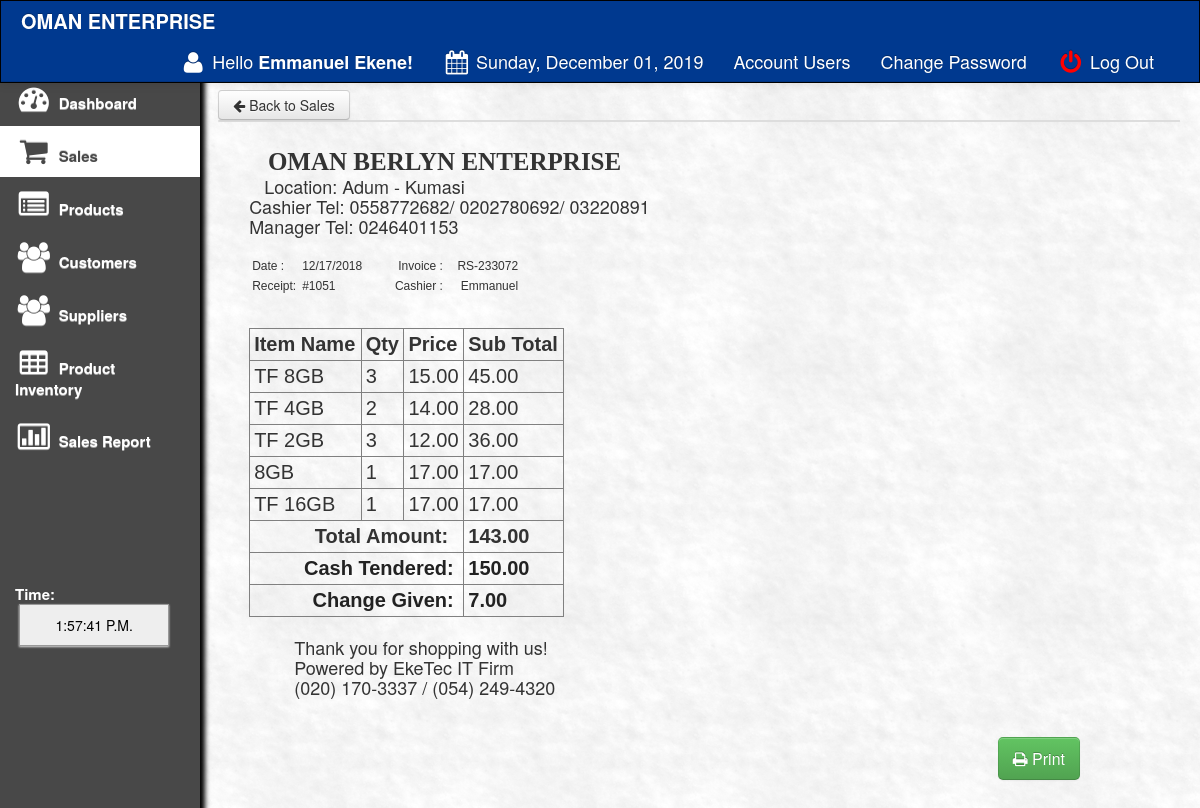
Screenshot of /main/preview.php?invoice=RS-233072 (signed in) with the database file from the repository.
### tables this page shows
CREATE TABLE `sales` (
  `transaction_id` int(11) NOT NULL AUTO_INCREMENT,
  `invoice_number` varchar(100) NOT NULL,
  `cashier` varchar(100) NOT NULL,
  `date` varchar(100) NOT NULL,
  `type` varchar(100) NOT NULL,
  `amount` varchar(100) NOT NULL,
  `profit` varchar(100) NOT NULL,
  `due_date` varchar(100) NOT NULL,
  `name` varchar(100) NOT NULL,
  `balance` varchar(100) NOT NULL,
  `mobilemoney` varchar(100) NOT NULL,
  PRIMARY KEY (`transaction_id`)
);

CREATE TABLE `sales_order` (
  `transaction_id` int(11) NOT NULL AUTO_INCREMENT,
  `invoice` varchar(100) NOT NULL,
  `product` varchar(100) NOT NULL,
  `qty` varchar(100) NOT NULL,
  `amount` varchar(100) NOT NULL,
  `profit` varchar(100) NOT NULL,
  `product_code` varchar(150) NOT NULL,
  `gen_name` varchar(200) NOT NULL,
  `name` varchar(200) NOT NULL,
  `price` varchar(100) NOT NULL,
  `discount` varchar(100) NOT NULL,
  `date` varchar(100) NOT NULL,
  PRIMARY KEY (`transaction_id`)
);

### helpers/helpers.php (called while the page is built, shortened)
<?php
function has_permission($permission = 'admin'){
   global $user_data;
   $permissions = explode(',', $user_data['permissions']);
   if(in_array($permission,$permissions,true)){
        return true;
    }
        return false;
}
?>

### main/preview.php (the view, shortened to what this page needs)
<?php
  require_once '../core/inti.php';
 ?>
<!DOCTYPE html>
<html>
<head>
 <link href="css/bootstrap.css" rel="stylesheet">
    <link rel="stylesheet" type="text/css" href="css/DT_bootstrap.css">
  <link rel="stylesheet" href="css/font-awesome.min.css">
    <link href="css/bootstrap-responsive.css" rel="stylesheet">
<link href="../style.css" media="screen" rel="stylesheet" type="text/css" />
<link href="src/facebox.css" media="screen" rel="stylesheet" type="text/css" />
<?php
$invoice=$_GET['invoice'];
include('../connect.php');
$result = $db->prepare("SELECT * FROM sales WHERE invoice_number= :userid");
$result->bindParam(':userid', $invoice);
$result->execute();
for($i=0; $row = $result->fetch(); $i++){
$invoice=$row['invoice_number'];
$date=$row['date'];
$cash=$row['due_date'];
$transaction_id=$row['transaction_id'];
$pt=$row['type'];
$am=$row['amount'];
if($pt=='cash'){
$cash=$row['due_date'];
$amount=$cash-$am;
}
}
?>
<?php
function createRandomPassword() {
	$chars = "003232303232023232023456789";
	$i = 0;
	$pass = '' ;
	while ($i <= 7) {
		$num = rand() % 33;
		$tmp = substr($chars, $num, 1);
		$pass = $pass . $tmp;
		$i++;
	}
	return $pass;
}
$finalcode='RS-'.createRandomPassword();
?>
<body>
<?php include('navfixed.php');?>
	<div class="container-fluid">
      <div class="row-fluid">
	<div class="span2">
             <div class="well sidebar-nav">
                 <ul class="nav nav-list">
              <li><a href="index.php"><i class="icon-dashboard icon-2x"></i> Dashboard </a></li>
			<li class="active"><a href="sales.php?id=cash&invoice"><i class="icon-shopping-cart icon-2x"></i> Sales</a>  </li>
<?php if(has_permission('admin')):?>
      <li><a href="products.php"><i class="icon-list-alt icon-2x"></i> Products</a>                                     </li>
			<li><a href="customer.php"><i class="icon-group icon-2x"></i> Customers</a>                                    </li>
			<li><a href="supplier.php"><i class="icon-group icon-2x"></i> Suppliers</a>                                    </li>
      <li><a href="sales_inventory.php"><i class="icon-table icon-2x"></i> Product Inventory</a>                </li>
        <?php endif;?>
        <li><a href="salesreport.php?d1=0&d2=0"><i class="icon-bar-chart icon-2x"></i> Sales Report</a>                </li>
      	<br><br><br><br><br><br>
			<li>
			 <div class="hero-unit-clock">
			<form name="clock">
			<font color="white">Time: <br></font>&nbsp;<input style="width:150px;" type="submit" class="trans" name="face" value="">
			</form>
			  </div>
			</li>
				</ul>
          </div>
        </div>
	<div class="span10">
	<a href="sales.php?id=cash&invoice=<?php echo $finalcode ?>"><button class="btn btn-default"><i class="icon-arrow-left"></i> Back to Sales</button></a>
<table width="100%" class="table table-striped table-bordered table-hover" id="dataTables-example">
                            <?php
                            include('../connect.php');
                              ?>
                  </table>
<div class="content" id="content">
<div style="margin: 0 auto; padding: 20px; width: 900px; font-weight: normal;">
	<div style="width: 100%; height: 190px;" >
	<div style="width: 900px; float: left;">
<div style="font:bold 25px 'Aleo';">&nbsp;&nbsp;&nbsp;OMAN BERLYN ENTERPRISE</div>
  &nbsp;&nbsp;&nbsp;Location: Adum - Kumasi<br>
  Cashier Tel: 0558772682/ 0202780692/ 03220891<br>
  Manager Tel: 0246401153<br>
  &nbsp;&nbsp;&nbsp;<br>
	</div>
	<div style="width: 136px; float: left; height: 70px;">
	<table cellpadding="3" cellspacing="0" style="font-family: arial; font-size: 12px;text-align:left;width : 50%;">
    <tr>
      <td>Date :</td>
      <td><?php echo $date ?></td>
    </tr>
    <tr>
      <td>Receipt:</td>
      <td>#<?php echo $transaction_id?></td></b>
    </tr>
	</table>
</div>
 <div style="width: 136px; float: left; height: 70px;">
 <table cellpadding="3" cellspacing="0" style="font-family: arial; font-size: 12px;text-align:right;width : 100%;">
   <tr>
     <td>Invoice :</td>
     <td><?php echo $invoice ?></td>
   </tr>
   <tr>
     <td>Cashier :</td>
     <td><?=$user_data['first'];?></td>
   </tr>
   </table>
 </div>
	</div>
	<div style="width: 70%; margin-top:-70px;"><br><br><br>
	<table border="1" cellpadding="4" cellspacing="0" style="font-family: arial; font-size: 20px;	text-align:left;" width="50%">
		<thead>
			<tr>
				<th> Item Name </th>
				<th> Qty </th>
				<th> Price </th>
				<th> Sub Total</th>
			</tr>
		</thead>
		<tbody>
				<?php
					$id=$_GET['invoice'];
					$result = $db->prepare("SELECT * FROM sales_order WHERE invoice= :userid");
					$result->bindParam(':userid', $id);
					$result->execute();
					for($i=0; $row = $result->fetch(); $i++){
				?>
				<tr class="record">
				<td><?php echo $row['gen_name']; ?></td>
				<td><?php echo $row['qty']; ?></td>
			<td>
				<?php
				$ppp=$row['price'] + $row['discount'];
				echo formatMoney($ppp, true);
				?>
				</td>
				<td>
				<?php
				$dfdf=$row['amount'];
				echo formatMoney($dfdf, true);
				?>
				</td>
				</tr>
				<?php
					}
				?>
				<tr>
					<td colspan="3" style=" text-align:right;"><strong style="font-size: 20px;">Total Amount: &nbsp;</strong></td>
					<td colspan="2"><strong style="font-size: 20px;">
					<?php
					$sdsd=$_GET['invoice'];
					$resultas = $db->prepare("SELECT sum(amount) FROM sales_order WHERE invoice= :a");
					$resultas->bindParam(':a', $sdsd);
					$resultas->execute();
					for($i=0; $rowas = $resultas->fetch(); $i++){
					$fgfg=$rowas['sum(amount)'];
					echo formatMoney($fgfg, true);
					}
					?>
					</strong></td>
				</tr>
				<?php if($pt=='cash'){
				?>
				<tr>
					<td colspan="3"style=" text-align:right;"><strong style="font-size: 20px; color: #222222;">Cash Tendered:&nbsp;</strong></td>
					<td colspan="2"><strong style="font-size: 20px; color: #222222;">
					<?php
					echo formatMoney($cash, true);
					?>
					</strong></td>
				</tr>
				<?php
				}
				?>
				<tr>
					<td colspan="3" style=" text-align:right;"><strong style="font-size: 20px; color: #222222;">
					<font style="font-size:20px;">
					<?php
					if($pt=='cash'){
					echo 'Change Given:';
					}
					?>&nbsp;
					</strong></td>
					<td colspan="2"><strong style="font-size: 20px; color: #222222;">
					<?php
					function formatMoney($number, $fractional=false) {
						if ($fractional) {
							$number = sprintf('%.2f', $number);
						}
						while (true) {
							$replaced = preg_replace('/(-?\d+)(\d\d\d)/', '$1,$2', $number);
							if ($replaced != $number) {
								$number = $replaced;
							} else {
								break;
							}
						}
						return $number;
					}
					if($pt=='cash'){
					echo formatMoney($amount, true);
					}
					?>
					</strong></td>
				</tr>
		</tbody>
	</table><br>
	&nbsp;&nbsp;&nbsp;&nbsp;&nbsp;&nbsp;&nbsp;&nbsp;&nbsp;Thank you for shopping with us!<br>
	&nbsp;&nbsp;&nbsp;&nbsp;&nbsp;&nbsp;&nbsp;&nbsp;&nbsp;Powered by EkeTec IT Firm<br>
  &nbsp;&nbsp;&nbsp;&nbsp;&nbsp;&nbsp;&nbsp;&nbsp;&nbsp;(020) 170-3337 / (054) 249-4320 <br><br>
	</div>
	</div>
	</div>
	</div>
<div class="pull-right" style="margin-right:100px;">
		<a href="javascript:Clickheretoprint()" style="font-size:20px;"><button class="btn btn-success btn-large"><i class="icon-print"></i> Print</button></a>
		</div>
</div>
</div>

### core/inti.php (shortened to what this page needs)
<?php
$db = mysqli_connect('127.0.0.1','root','','store');
require_once BASEURL.'helpers/helpers.php';
if(isset($_SESSION['SBUser'])){
	$user_id = $_SESSION['SBUser'];
	$query = $db->query("SELECT * FROM admin_users WHERE id = '$user_id'");
	$user_data = mysqli_fetch_assoc($query);
	$fn = explode(' ', $user_data['full_name']);
	$user_data['first'] = $fn[0];
	$user_data['last'] = $fn[1];
}
if(isset($_SESSION['success_flash'])){
	echo '<div class="bg-success"><p class="text-success text-center">'.$_SESSION['success_flash'].'</p></div>';
}
?>

### main/navfixed.php (shortened to what this page needs)
 <div class="navbar navbar-inverse navbar-fixed-top">
      <div class="navbar-inner">
        <div class="container-fluid">
          <a class="brand" href="#"><b>OMAN ENTERPRISE</b></a>
          <div class="nav-collapse collapse">
            <ul class="nav pull-right">
              <li><a><i class="icon-user icon-large"></i> Hello <strong><?=$user_data['first'];?> <?=$user_data['last'];?>!</strong></a></li>
			 <li><a> <i class="icon-calendar icon-large"></i>
								<?php
								$Today = date('y:m:d',mktime());
								$new = date('l, F d, Y', strtotime($Today));
								echo $new;
								?>
				</a></li>
        <?php if(has_permission('admin')):?>
   <li role="presentation"><a href="users.php">Account Users</a></li>
   <?php endif;?>
          <li role="presentation"><a href="change_password.php">Change Password</a></li>
<li><a href="logout.php"><font color="red"><i class="icon-off icon-large"></i></font> Log Out</a></li>
            </ul>
          </div>
        </div>
      </div>
    </div>

### style.css (style rules this page uses)
input { border: 1px solid #999; background: #EEEEEE; padding: 10px; box-shadow:0 1px 2px #ddd; -moz-box-shadow:0 1px 2px #ddd; -webkit-box-shadow:0 1px 2px #ddd; }

### main/preview.php (style rules this page uses)
.sidebar-nav { padding: 9px 0; }

### rows the page displays
sales: date "12/17/2018", transaction_id "1051", invoice_number "RS-233072", due_date "150.00", formatMoney($amount, true) "7.00"
sales_order: gen_name "TF 8GB", qty "3", formatMoney($ppp, true) "15.00", amount "45.00"
sales_order: gen_name "TF 4GB", qty "2", formatMoney($ppp, true) "14.00", amount "28.00"
sales_order: gen_name "TF 2GB", qty "3", formatMoney($ppp, true) "12.00", amount "36.00"
sales_order: gen_name "8GB", qty "1", formatMoney($ppp, true) "17.00", amount "17.00"
sales_order: gen_name "TF 16GB", qty "1", formatMoney($ppp, true) "17.00", amount "17.00"

### other values shown
$user_data['first'] "Emmanuel"
$user_data['last'] "Ekene"
$new "Sunday, December 01, 2019"
formatMoney($fgfg, true) "143.00"
